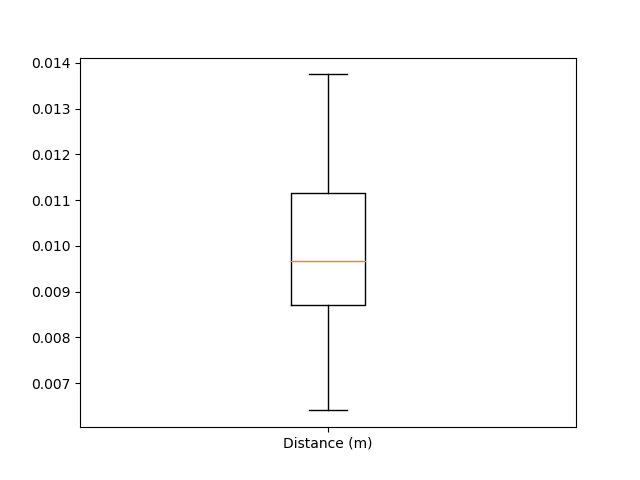

Python code for this plot:
import json
import numpy as np
import matplotlib.pyplot as plt

truepos = []
data = []

def printRMSEDimension():
    ''' 
    Root Mean squared error for each dimension (x, y, z) to show if any particular dimension was a problem. 
    
    Root mean square error used to remove pos/negative cancelling effect (mean square) and to make the error in the order of the data (root) 
    
    '''
    mses = []
    for dim in range(len(truepos)):
        total = sum([ (observed[dim]-truepos[dim])**2 for observed in data])
        mses.append(np.sqrt(total / float(len(data))))
    print("MSE: %s" % (mses))

def printAverageDistance():
    ''' Average of the distance between observed and true point to show average accuracy'''
    total = sum( [ np.linalg.norm(d - truepos) for d in data] )
    print ("Distance: %s" % (total/float(len(data)),) )

def outputBoxPlots():
    ''' box plot of the collected data '''
    dists = [ np.linalg.norm(d - truepos) for d in data]
    plt.boxplot(dists, labels=["Distance (m)"])
    plt.savefig("ik.png")
    plt.show()

if __name__ == "__main__":

    # Load in IK data
    with open("ik.json") as in_file:
        jcontent = json.load(in_file)

    # convert to meters because we didn't do that...
    truepos = np.array(jcontent["truepos"]) / 100.0
    data = [ np.array(d) / 100.0 for d in jcontent["Data"]]

    # Output interesting things
    printRMSEDimension()

    printAverageDistance()

    outputBoxPlots()

